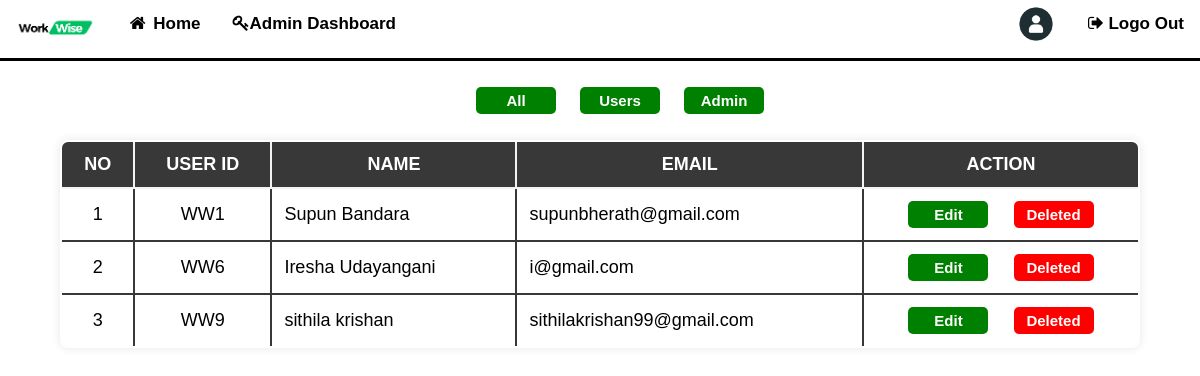
Page /PHP/admin/user_list.php (signed in) on the earlier database version.
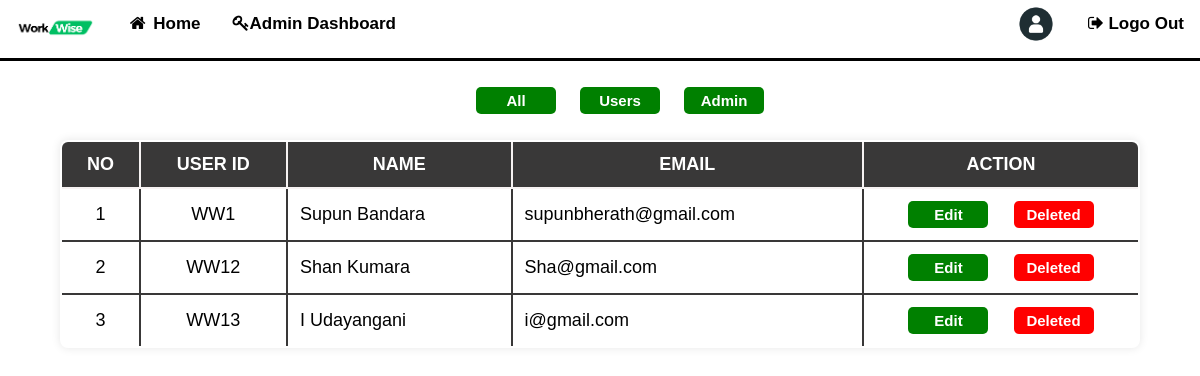
Same page on the later database version.
### tables this page shows
CREATE TABLE `users` (
  `userid` int(11) NOT NULL,
  `fName` varchar(11) NOT NULL,
  `lName` varchar(11) NOT NULL,
  `email` varchar(64) NOT NULL,
  `password` varchar(128) NOT NULL,
  `question` varchar(32) NOT NULL,
  `answer` varchar(64) NOT NULL,
  `favourite_field` varchar(10) NOT NULL,
  `role` varchar(10) NOT NULL DEFAULT 'user',
  `image` varchar(50) NOT NULL DEFAULT 'user.jpg'
);

### PHP/admin/user_list.php (the view, shortened to what this page needs)
<?php require_once('../conn.php') ?>
<!DOCTYPE html>
<html lang="en">
<head>
    <link rel="stylesheet" href="../../CSS/user_list.css">
</head>
<?php include_once 'admin_navbar.php'; ?>
<body>
    <form action="user_list.php" method="get">
        <ul class="btn">
            <li><button type="submit" name="all" value="all">All</button></li>
            <li><button type="submit" name="user" value="user">Users</button></li>
            <li><button type="submit" name="admin" value="admin">Admin</button></li>
        </ul>
    </form>
    <table>
        <thead>
            <th>No</th>
            <th>User ID</th>
            <th>Name</th>
            <th>Email</th>
            <th>Action</th>
        </thead>
        <?php
        if (isset($_GET['admin'])) {
            $admin = 'admin';
            $sql = "SELECT * FROM users WHERE role = '$admin';";
        } elseif (isset($_GET['user'])) {
            $user = 'user';
            $sql = "SELECT * FROM users WHERE role = '$user';";
        } else {
            $sql = "SELECT * FROM `users`";
        }
        $result = mysqli_query($conn, $sql);
        if ($result) {
            $count = 1;
            while ($row = mysqli_fetch_assoc($result)) {
        ?>
                <tbody>
                    <tr>
                        <td id="idNumber">
                            <?php echo $count; ?>
                        </td>
                        <td id="idNumber">WW<?php echo $row['userid']; ?></td>
                        <td>
                            <?php echo $row['fName'] . ' ' . $row['lName']; ?>
                        </td>
                        <td>
                            <?php echo $row['email']; ?>
                        </td>
                        <td id="btntd">
                            <form action="renter_password.php" method="GET">
                                <button type="submit" name="edit" value="edit">Edit</button>
                                <button id="delbtn" type="submit" name="delete" value="delete">Deleted</button>
                            </form>
                        </td>
                    </tr>
            <?php $count++;
            }
        }
            ?>
                </tbody>
    </table>
</body>
</html>

### PHP/admin/admin_navbar.php (shortened to what this page needs)
<link rel="stylesheet" href="https://cdnjs.cloudflare.com/ajax/libs/font-awesome/4.7.0/css/font-awesome.min.css">
<link rel="stylesheet" href="../../CSS/login_navbar.css">
<div class="navbar" id="navbarid">
    <a href=""><img id="logo" src="../../Image/logo/logo1.png" alt="ss"></a>
    <a class="<?php echo $active1?>" href="admin_home.php"><i class="fa fa-fw fa-home"></i> Home</a>
    <a class="<?php echo $active2?>" href="admin_dashbord.php" ><i class="fa fa-key"></i>Admin Dashboard</a>
    <a class="<?php echo $active5?>" href="../index.php" id="login"><i class="fa fa-sign-out "></i> Logo Out</a>
    <a class="<?php echo $active6?>" href="admin_profile.php" id="profile"><div class="pimge" style="background-image: url(../user/UploadImage/<?php echo $_SESSION['image'];?>);"></div> </a>
</div>

### CSS/user_list.css (style rules this page uses)
body { margin: 0; padding: 0; }
table { border-collapse: collapse; width: 90%; margin: auto; border: 2px solid #393838; border-radius: 8px; overflow: hidden; box-shadow: 0 0 10px rgba(0, 0, 0, 0.1); font-family: 'Arial', sans-serif; }
th, td { text-align: left; padding: 12px; border: 2px solid #393838; font-size: large; }
thead { background-color: #393838; color: #fff; font-size: 18px; font-weight: bold; text-transform: uppercase; }
thead th { text-align: center; border: 2px solid #f6f2f2; }
#idNumber { text-align: center; }
tbody { background-color: #fff; }
a { color: #3498db; text-decoration: none; font-weight: bold; }
.btn { text-align: center; display: block; }
.btn li { display: inline-block; margin: 10px; }
.btn li button { padding: 5px; width: 80px; background-color: green; color: white; border: none; border-radius: 5px; cursor: pointer; font-weight: bold; font-size: 15px; transition: 0.5s; outline: none; }
td button { padding: 5px; margin: 0 10px ; width: 80px; background-color: green; color: white; border: none; border-radius: 5px; cursor: pointer; font-weight: bold; font-size: 15px; transition: 0.5s; outline: none; }
#delbtn { background-color: red; }
#btntd { text-align: center; width: 250px; }

### CSS/login_navbar.css (style rules this page uses)
#logo { height: 25px; width: auto; }
.navbar { margin: 0; font-family: Arial, Helvetica, sans-serif; overflow: hidden; background-color: #ffffff; border-style: solid; border-top-style: none; border-left-style: none; border-right-style: none; position: sticky; }
.navbar a { float: left; display: block; color: black; text-align: center; padding: 14px 16px; text-decoration: none; font-size: 17px; }
#login, #profile { float: inline-end; }
.pimge { width: 40px; height: 40px; border-style: 2px solid ; border-color: #04AA6D; border-radius: 100%; background-repeat: no-repeat; background-position: center; background-size: cover; margin-top: -10px; }

Differences in the rows shown:
removed users: userid "6", fName "Iresha", lName "Udayangani", email "i@gmail.com"
removed users: userid "9", fName "sithila", lName "krishan", email "sithilakrishan99@gmail.com"
added users: userid "12", fName "Shan", lName "Kumara", email "Sha@gmail.com"
added users: userid "13", fName "I", lName "Udayangani", email "i@gmail.com"
